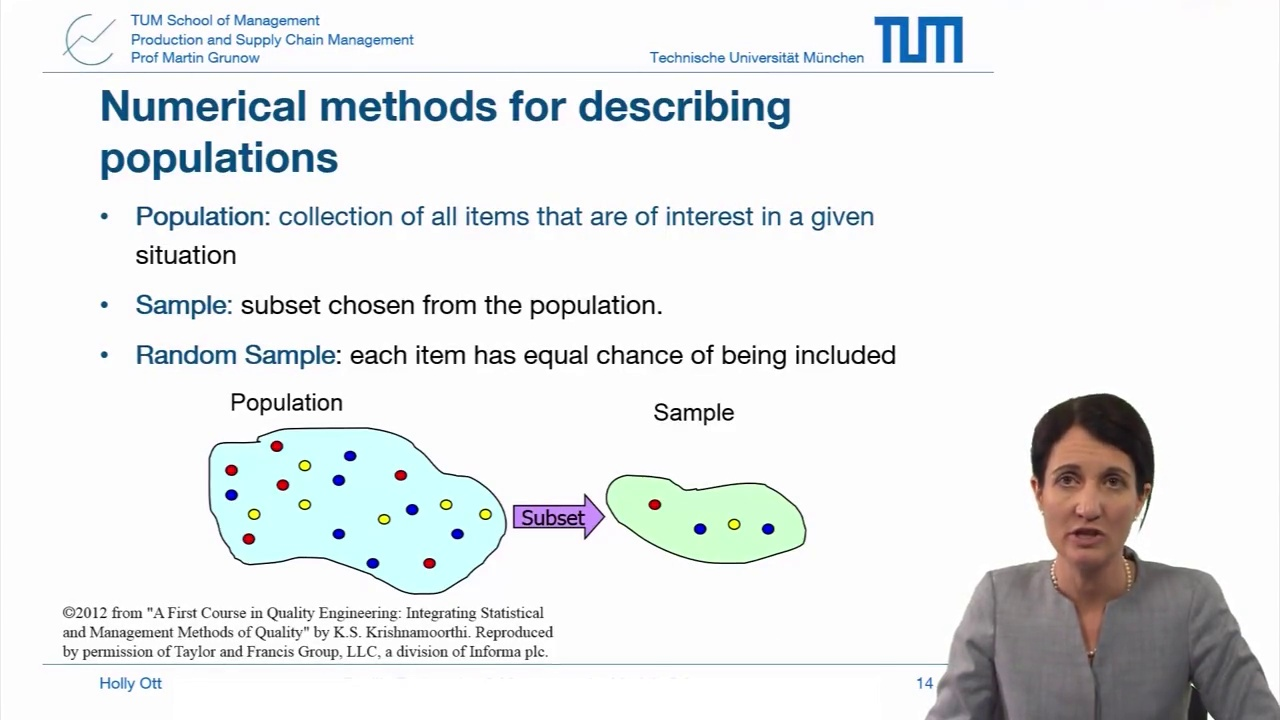
#> input picture filtered_frames/original_frames/video3_1_shot10.jpg, 1280 x 720 px; its folder holds 4 pictures in this run
$ python cut_image.py
#> lines starting #> are read from the running program, lines starting #| are printed output that depends on the picture
import glob
import cv2

fd_shot = "./original_frames/*.jpg"

arr_shot = glob.glob(fd_shot)

print(len(arr_shot))

for path_shot in arr_shot:
    img = cv2.imread(path_shot)
#> img is the input picture: shape (720, 1280, 3); mean B, G, R 234.1, 233.4, 230.6
    height, width, channels = img.shape
#> height = 720; width = 1280; channels = 3
    vid = path_shot.split("/")[-1].split(".")[-2]

    print("height, width, channels:", height, width, channels)
#| height, width, channels: 720 1280 3

    group_85 = [4, 6, 8, 10, 16, 19, 23, 25]
    # group_92
    shot_num = int(path_shot.split("shot")[-1].split(".")[0])
    print("shot_num:", shot_num)

    if shot_num in group_85:
        img = img[int(height*0.11):int(height*0.84), :int(width*0.77)]
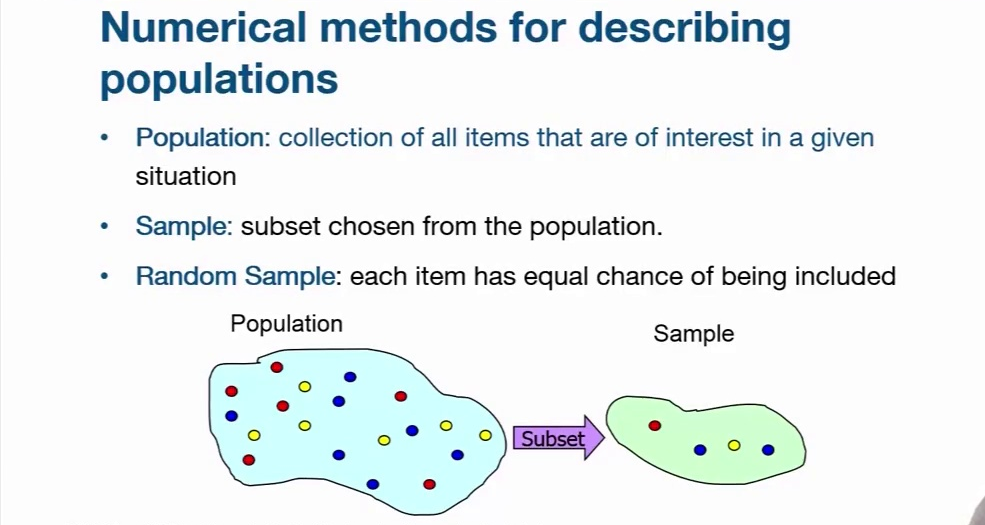
#> img: shape (525, 985, 3); mean B, G, R 241.4, 240.7, 234.9
    else:
        img = img[int(height*0.11):int(height*0.92), :int(width*0.77)]

    cv2.imshow('img', img)
    cv2.waitKey()

    vid_name = path_shot.split("/")[-1]

    cv2.imwrite(vid_name, img)
#> pass 2 of the loop `for path_shot in arr_shot:`:
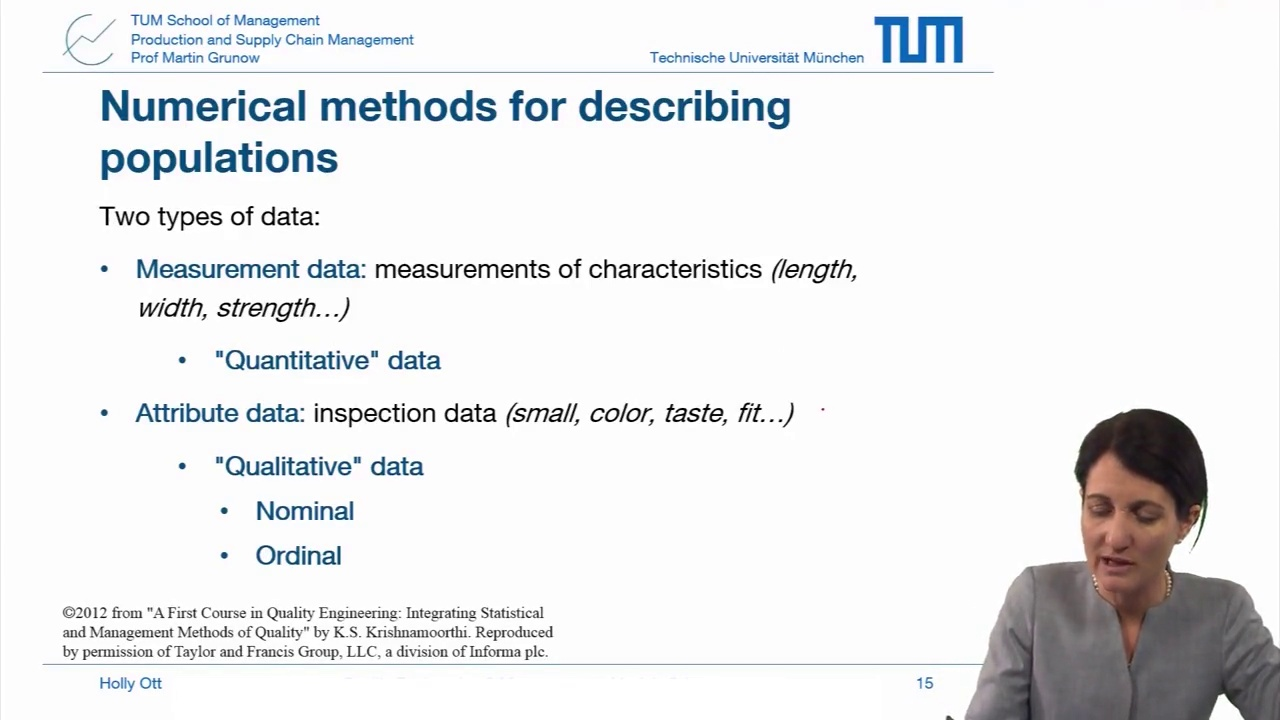
#> input picture filtered_frames/original_frames/video3_1_shot16.jpg, 1280 x 720 px
#> img is the input picture: shape (720, 1280, 3); mean B, G, R 235.7, 234.6, 233.5
#| height, width, channels: 720 1280 3
#> `img = img[int(height*0.11):int(height*0.84), :int(width*0.77)]`:
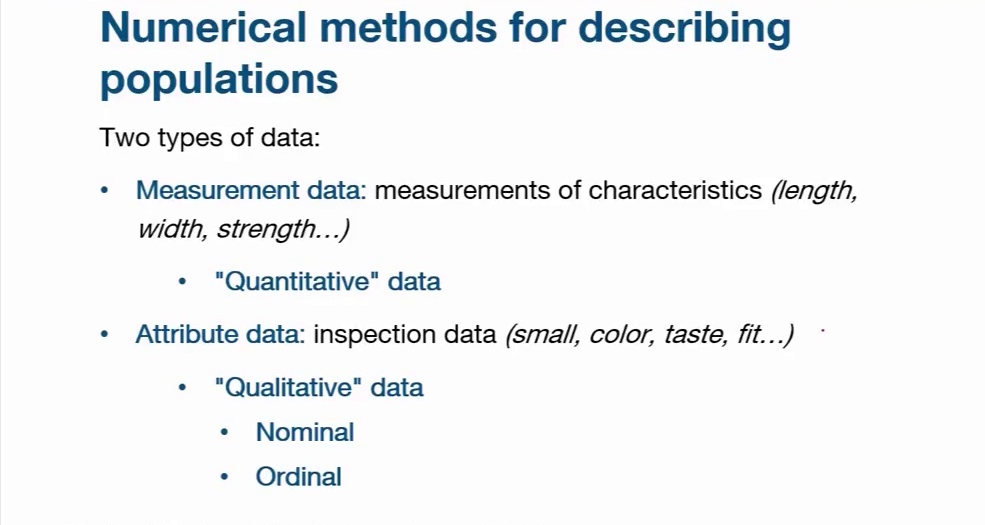
#> img: shape (525, 985, 3); mean B, G, R 244, 242.5, 240.3
#> pass 3 of the loop `for path_shot in arr_shot:`:
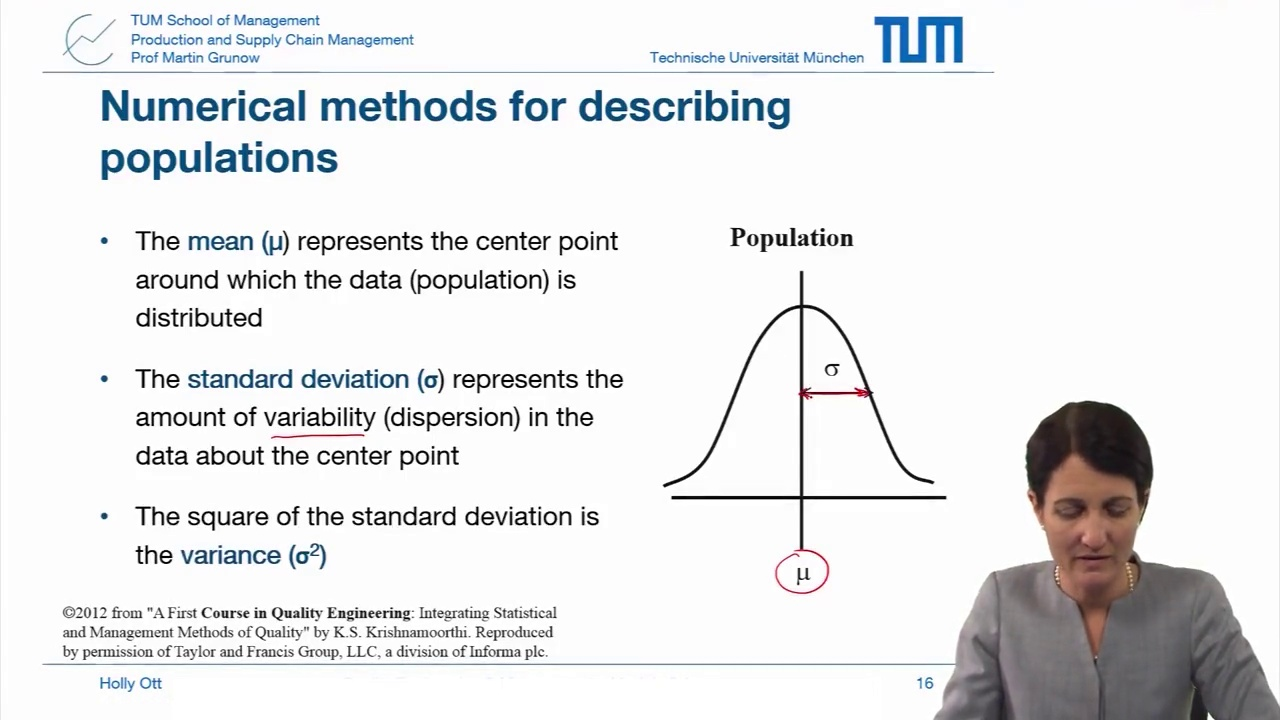
#> input picture filtered_frames/original_frames/video3_1_shot19.jpg, 1280 x 720 px
#> img is the input picture: shape (720, 1280, 3); mean B, G, R 232.8, 231.9, 231.2
#| height, width, channels: 720 1280 3
#> `img = img[int(height*0.11):int(height*0.84), :int(width*0.77)]`:
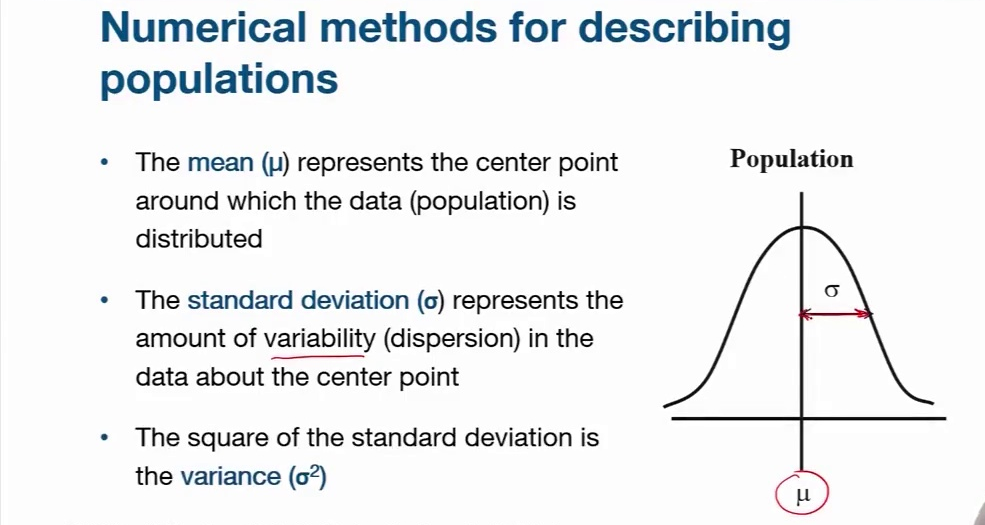
#> img: shape (525, 985, 3); mean B, G, R 239.7, 238.5, 236.8
#> the loop made 4 passes; the first 3 are shown
    # cv2.imwrite(vid + '_shot' + str(shot_id) + '.jpg', img)
